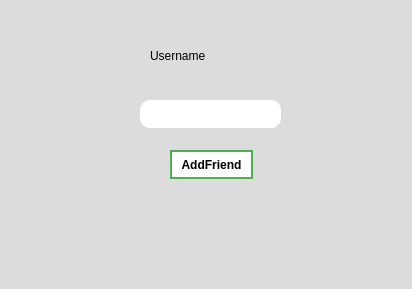
<?xml version="1.0" encoding="UTF-8"?>
<ui version="4.0">
 <class>AddFriend</class>
 <widget class="QMainWindow" name="AddFriend">
  <property name="geometry">
   <rect>
    <x>0</x>
    <y>0</y>
    <width>412</width>
    <height>289</height>
   </rect>
  </property>
  <property name="maximumSize">
   <size>
    <width>412</width>
    <height>292</height>
   </size>
  </property>
  <property name="windowTitle">
   <string>MainWindow</string>
  </property>
  <property name="styleSheet">
   <string notr="true">background-color: rgb(220, 220, 220);</string>
  </property>
  <widget class="QWidget" name="centralwidget">
   <widget class="QLineEdit" name="lineEdit">
    <property name="geometry">
     <rect>
      <x>140</x>
      <y>100</y>
      <width>141</width>
      <height>28</height>
     </rect>
    </property>
    <property name="styleSheet">
     <string notr="true">border-radius: 10px;
font: italic 9pt &quot;Segoe UI&quot;;
background-color: rgb(255,255,255);
color:	dark; 
</string>
    </property>
   </widget>
   <widget class="QLabel" name="label">
    <property name="geometry">
     <rect>
      <x>150</x>
      <y>40</y>
      <width>171</width>
      <height>31</height>
     </rect>
    </property>
    <property name="styleSheet">
     <string notr="true">background-color:transparent; 
font: 700 18pt &quot;Segoe UI&quot;;
background:none; 
border:none ; 
color:black;</string>
    </property>
    <property name="text">
     <string>Username</string>
    </property>
   </widget>
   <widget class="QPushButton" name="AddButton">
    <property name="geometry">
     <rect>
      <x>170</x>
      <y>150</y>
      <width>83</width>
      <height>29</height>
     </rect>
    </property>
    <property name="font">
     <font>
      <bold>true</bold>
     </font>
    </property>
    <property name="styleSheet">
     <string notr="true">#AddButton {
  background-color: white; 
  color: black; 
  border: 2px solid #4CAF50;
}

#AddButton:hover {
  background-color: #4CAF50;
  color: white;
}</string>
    </property>
    <property name="text">
     <string>AddFriend</string>
    </property>
   </widget>
  </widget>
  <widget class="QMenuBar" name="menubar">
   <property name="geometry">
    <rect>
     <x>0</x>
     <y>0</y>
     <width>412</width>
     <height>25</height>
    </rect>
   </property>
  </widget>
  <widget class="QStatusBar" name="statusbar"/>
 </widget>
 <resources/>
 <connections/>
</ui>
